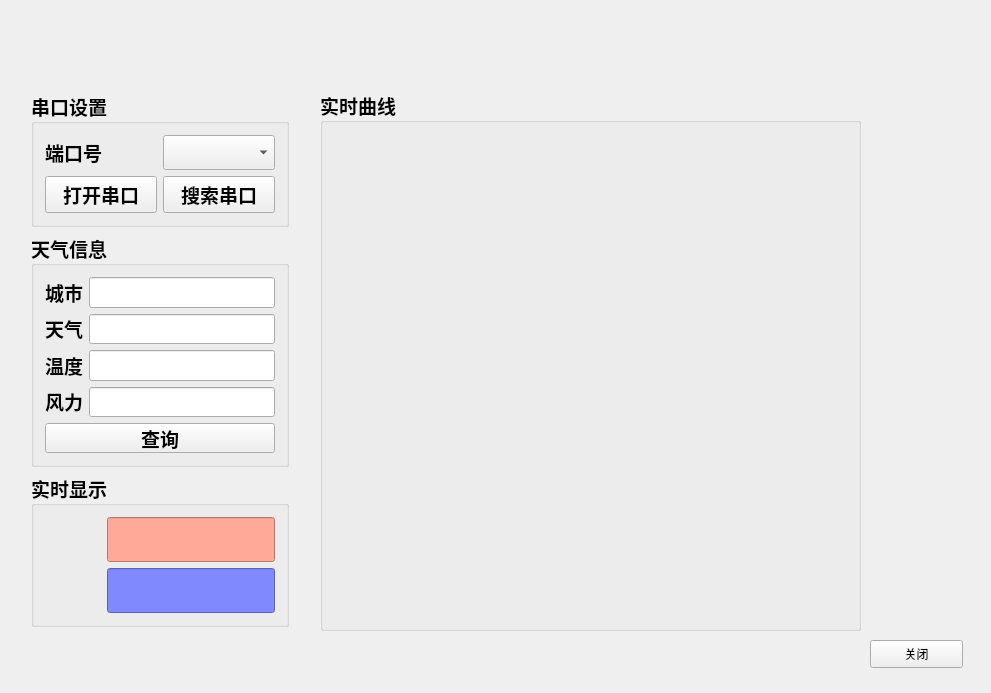
<?xml version="1.0" encoding="UTF-8"?>
<ui version="4.0">
 <class>Widget</class>
 <widget class="QWidget" name="Widget">
  <property name="geometry">
   <rect>
    <x>0</x>
    <y>0</y>
    <width>991</width>
    <height>693</height>
   </rect>
  </property>
  <property name="sizePolicy">
   <sizepolicy hsizetype="Fixed" vsizetype="Fixed">
    <horstretch>0</horstretch>
    <verstretch>0</verstretch>
   </sizepolicy>
  </property>
  <property name="windowTitle">
   <string>监测系统</string>
  </property>
  <widget class="QGroupBox" name="groupBox">
   <property name="geometry">
    <rect>
     <x>320</x>
     <y>90</y>
     <width>541</width>
     <height>541</height>
    </rect>
   </property>
   <property name="font">
    <font>
     <family>Agency FB</family>
     <pointsize>14</pointsize>
     <weight>75</weight>
     <bold>true</bold>
    </font>
   </property>
   <property name="title">
    <string>实时曲线</string>
   </property>
   <widget class="QCustomPlot" name="widget_plot" native="true">
    <property name="geometry">
     <rect>
      <x>30</x>
      <y>50</y>
      <width>491</width>
      <height>471</height>
     </rect>
    </property>
    <property name="styleSheet">
     <string notr="true"/>
    </property>
   </widget>
  </widget>
  <widget class="QPushButton" name="Button_Exit">
   <property name="geometry">
    <rect>
     <x>870</x>
     <y>640</y>
     <width>93</width>
     <height>28</height>
    </rect>
   </property>
   <property name="text">
    <string>关闭</string>
   </property>
  </widget>
  <widget class="QWidget" name="layoutWidget">
   <property name="geometry">
    <rect>
     <x>20</x>
     <y>80</y>
     <width>280</width>
     <height>558</height>
    </rect>
   </property>
   <layout class="QVBoxLayout" name="verticalLayout" stretch="0,0,0">
    <item>
     <widget class="QGroupBox" name="groupBox_3">
      <property name="font">
       <font>
        <family>Agency FB</family>
        <pointsize>14</pointsize>
        <weight>75</weight>
        <bold>true</bold>
       </font>
      </property>
      <property name="title">
       <string>串口设置</string>
      </property>
      <layout class="QGridLayout" name="gridLayout_2">
       <item row="1" column="0">
        <widget class="QPushButton" name="Button_Open">
         <property name="text">
          <string>打开串口</string>
         </property>
        </widget>
       </item>
       <item row="0" column="0">
        <widget class="QLabel" name="label_Port">
         <property name="font">
          <font>
           <family>Agency FB</family>
           <pointsize>14</pointsize>
          </font>
         </property>
         <property name="text">
          <string>端口号</string>
         </property>
        </widget>
       </item>
       <item row="0" column="1">
        <widget class="QComboBox" name="comboBox"/>
       </item>
       <item row="1" column="1">
        <widget class="QPushButton" name="Button_Search">
         <property name="text">
          <string>搜索串口</string>
         </property>
        </widget>
       </item>
      </layout>
     </widget>
    </item>
    <item>
     <widget class="QGroupBox" name="groupBox_4">
      <property name="sizePolicy">
       <sizepolicy hsizetype="Fixed" vsizetype="Fixed">
        <horstretch>0</horstretch>
        <verstretch>0</verstretch>
       </sizepolicy>
      </property>
      <property name="font">
       <font>
        <family>Agency FB</family>
        <pointsize>14</pointsize>
        <weight>75</weight>
        <bold>true</bold>
       </font>
      </property>
      <property name="title">
       <string>天气信息</string>
      </property>
      <layout class="QVBoxLayout" name="verticalLayout_2" stretch="0,0,0,0,0">
       <item>
        <layout class="QHBoxLayout" name="horizontalLayout" stretch="0,0">
         <item>
          <widget class="QLabel" name="label_3">
           <property name="sizePolicy">
            <sizepolicy hsizetype="Fixed" vsizetype="Fixed">
             <horstretch>0</horstretch>
             <verstretch>0</verstretch>
            </sizepolicy>
           </property>
           <property name="font">
            <font>
             <family>Agency FB</family>
             <pointsize>14</pointsize>
             <weight>75</weight>
             <bold>true</bold>
            </font>
           </property>
           <property name="layoutDirection">
            <enum>Qt::LeftToRight</enum>
           </property>
           <property name="text">
            <string>城市</string>
           </property>
          </widget>
         </item>
         <item>
          <widget class="QLineEdit" name="lineEdit">
           <property name="sizePolicy">
            <sizepolicy hsizetype="Fixed" vsizetype="Fixed">
             <horstretch>0</horstretch>
             <verstretch>0</verstretch>
            </sizepolicy>
           </property>
          </widget>
         </item>
        </layout>
       </item>
       <item>
        <layout class="QHBoxLayout" name="horizontalLayout_2">
         <item>
          <widget class="QLabel" name="label_4">
           <property name="sizePolicy">
            <sizepolicy hsizetype="Fixed" vsizetype="Fixed">
             <horstretch>0</horstretch>
             <verstretch>0</verstretch>
            </sizepolicy>
           </property>
           <property name="font">
            <font>
             <family>Agency FB</family>
             <pointsize>14</pointsize>
             <weight>75</weight>
             <bold>true</bold>
            </font>
           </property>
           <property name="layoutDirection">
            <enum>Qt::LeftToRight</enum>
           </property>
           <property name="text">
            <string>天气</string>
           </property>
          </widget>
         </item>
         <item>
          <widget class="QLineEdit" name="type">
           <property name="sizePolicy">
            <sizepolicy hsizetype="Fixed" vsizetype="Fixed">
             <horstretch>0</horstretch>
             <verstretch>0</verstretch>
            </sizepolicy>
           </property>
          </widget>
         </item>
        </layout>
       </item>
       <item>
        <layout class="QHBoxLayout" name="horizontalLayout_3">
         <item>
          <widget class="QLabel" name="label_5">
           <property name="sizePolicy">
            <sizepolicy hsizetype="Fixed" vsizetype="Fixed">
             <horstretch>0</horstretch>
             <verstretch>0</verstretch>
            </sizepolicy>
           </property>
           <property name="font">
            <font>
             <family>Agency FB</family>
             <pointsize>14</pointsize>
             <weight>75</weight>
             <bold>true</bold>
            </font>
           </property>
           <property name="layoutDirection">
            <enum>Qt::LeftToRight</enum>
           </property>
           <property name="text">
            <string>温度</string>
           </property>
          </widget>
         </item>
         <item>
          <widget class="QLineEdit" name="wendu">
           <property name="sizePolicy">
            <sizepolicy hsizetype="Fixed" vsizetype="Fixed">
             <horstretch>0</horstretch>
             <verstretch>0</verstretch>
            </sizepolicy>
           </property>
          </widget>
         </item>
        </layout>
       </item>
       <item>
        <layout class="QHBoxLayout" name="horizontalLayout_4">
         <item>
          <widget class="QLabel" name="label_6">
           <property name="sizePolicy">
            <sizepolicy hsizetype="Fixed" vsizetype="Fixed">
             <horstretch>0</horstretch>
             <verstretch>0</verstretch>
            </sizepolicy>
           </property>
           <property name="font">
            <font>
             <family>Agency FB</family>
             <pointsize>14</pointsize>
             <weight>75</weight>
             <bold>true</bold>
            </font>
           </property>
           <property name="layoutDirection">
            <enum>Qt::LeftToRight</enum>
           </property>
           <property name="text">
            <string>风力</string>
           </property>
          </widget>
         </item>
         <item>
          <widget class="QLineEdit" name="fengli">
           <property name="sizePolicy">
            <sizepolicy hsizetype="Fixed" vsizetype="Fixed">
             <horstretch>0</horstretch>
             <verstretch>0</verstretch>
            </sizepolicy>
           </property>
          </widget>
         </item>
        </layout>
       </item>
       <item>
        <widget class="QPushButton" name="pushButton">
         <property name="text">
          <string>查询</string>
         </property>
        </widget>
       </item>
      </layout>
     </widget>
    </item>
    <item>
     <widget class="QGroupBox" name="groupBox_2">
      <property name="sizePolicy">
       <sizepolicy hsizetype="Fixed" vsizetype="Fixed">
        <horstretch>0</horstretch>
        <verstretch>0</verstretch>
       </sizepolicy>
      </property>
      <property name="font">
       <font>
        <family>Agency FB</family>
        <pointsize>14</pointsize>
        <weight>75</weight>
        <bold>true</bold>
       </font>
      </property>
      <property name="title">
       <string>实时显示</string>
      </property>
      <layout class="QGridLayout" name="gridLayout" rowstretch="0,0" columnstretch="1,3">
       <item row="1" column="0">
        <widget class="QLabel" name="label_2">
         <property name="styleSheet">
          <string notr="true">border-image:url(:/picture/温湿度.png)</string>
         </property>
         <property name="text">
          <string/>
         </property>
        </widget>
       </item>
       <item row="1" column="1">
        <widget class="QLineEdit" name="line_Humi">
         <property name="sizePolicy">
          <sizepolicy hsizetype="Preferred" vsizetype="Preferred">
           <horstretch>0</horstretch>
           <verstretch>0</verstretch>
          </sizepolicy>
         </property>
         <property name="font">
          <font>
           <family>Agency FB</family>
           <pointsize>20</pointsize>
           <weight>50</weight>
           <italic>false</italic>
           <bold>false</bold>
          </font>
         </property>
         <property name="layoutDirection">
          <enum>Qt::LeftToRight</enum>
         </property>
         <property name="styleSheet">
          <string notr="true">color: rgb(0, 0, 255);
background-color: rgb(129, 137, 255);
font: 20pt &quot;Agency FB&quot;;
</string>
         </property>
        </widget>
       </item>
       <item row="0" column="1">
        <widget class="QLineEdit" name="line_Temp">
         <property name="sizePolicy">
          <sizepolicy hsizetype="Preferred" vsizetype="Preferred">
           <horstretch>0</horstretch>
           <verstretch>0</verstretch>
          </sizepolicy>
         </property>
         <property name="font">
          <font>
           <family>Agency FB</family>
           <pointsize>20</pointsize>
           <weight>50</weight>
           <italic>false</italic>
           <bold>false</bold>
          </font>
         </property>
         <property name="layoutDirection">
          <enum>Qt::LeftToRight</enum>
         </property>
         <property name="styleSheet">
          <string notr="true">color: rgb(255, 0, 0);
background-color: rgb(255, 170, 153);
font: 20pt &quot;Agency FB&quot;;
</string>
         </property>
        </widget>
       </item>
       <item row="0" column="0">
        <widget class="QLabel" name="label">
         <property name="enabled">
          <bool>true</bool>
         </property>
         <property name="sizePolicy">
          <sizepolicy hsizetype="Preferred" vsizetype="Preferred">
           <horstretch>20</horstretch>
           <verstretch>20</verstretch>
          </sizepolicy>
         </property>
         <property name="styleSheet">
          <string notr="true">border-image:url(:/picture/温度.png)</string>
         </property>
         <property name="text">
          <string/>
         </property>
        </widget>
       </item>
      </layout>
     </widget>
    </item>
   </layout>
  </widget>
  <widget class="QLabel" name="label_background">
   <property name="geometry">
    <rect>
     <x>0</x>
     <y>10</y>
     <width>991</width>
     <height>681</height>
    </rect>
   </property>
   <property name="styleSheet">
    <string notr="true"/>
   </property>
   <property name="text">
    <string/>
   </property>
  </widget>
  <zorder>label_background</zorder>
  <zorder>Button_Exit</zorder>
  <zorder>layoutWidget</zorder>
  <zorder>groupBox</zorder>
 </widget>
 <layoutdefault spacing="6" margin="11"/>
 <customwidgets>
  <customwidget>
   <class>QCustomPlot</class>
   <extends>QWidget</extends>
   <header location="global">qcustomplot.h</header>
   <container>1</container>
  </customwidget>
 </customwidgets>
 <resources/>
 <connections/>
</ui>
